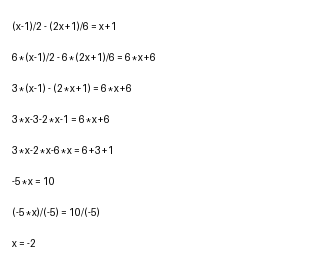
#> input picture markdown-studio/dev_options/tests/fixtures/ocr_multiline.png, 310 x 277 px; its folder holds only this picture in this run
$ python -i ocr_equation.py   (imports and definitions only)
#> lines starting #> are read from the running program, lines starting #| are printed output that depends on the picture; after the words box and inside, x2 and y2 are one past the last pixel; in counts of white or black regions, pixels touching at a corner belong together
#> further down, picture is the input picture: PIL image 310x277 RGB; min 3, max 255, mean 251.5
"""Optional pix2tex OCR with inspectable regions and output anomaly warnings.

Region detection is a layout heuristic, not equation recognition. Never infer
mathematical correctness or a confidence probability from these checks.
"""
from __future__ import annotations
import base64
import importlib.util
import io
import math
import re
import statistics
import threading
import warnings
from collections import Counter

_MODEL = None
_LOCK = threading.Lock()
MAX_REGIONS = 24


# [52 lines left out: functions status, decode_image, checked_rect, not called in this run]


def pixels(im, rect):
    a, b, c, d = checked_rect(rect)
    return (int(a * im.width), int(b * im.height), max(int(c * im.width), int(a * im.width) + 1), max(int(d * im.height), int(b * im.height) + 1))


def grayscale(im):
    from PIL import ImageOps
    gray = ImageOps.grayscale(im)
    # Detect dark background from border samples. No fixed binary threshold is
    # applied to the model input; preserve antialiasing and faint details.
    w, h = gray.size
#> w = 310; h = 277
    samples = [gray.getpixel((x, y)) for x in (0, w // 2, w - 1) for y in (0, h - 1)]
#> samples = [255, 255, 255, 255, 255, 255]
    if statistics.median(samples) < 110:
        gray = ImageOps.invert(gray)
    return ImageOps.autocontrast(gray, cutoff=0)


def ink_mask(im):
    gray = grayscale(im)
    return gray.point(lambda p: 255 if p < 180 else 0)
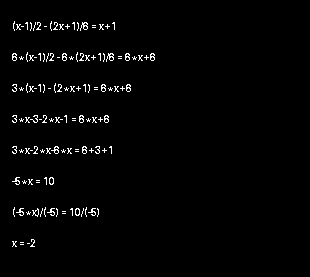
#> returned value: PIL image 310x277 L; 1.9% white in thin lines or dots, all inside (x1, y1, x2, y2) = (12, 21, 155, 247)


# [54 lines left out: function detect_regions, not called in this run]


def analyze(payload):
    return detect_regions(decode_image(payload.get('image', '')), payload)


def prepare(im):
    from PIL import ImageOps
    gray = grayscale(im)
    bbox = ink_mask(gray).getbbox()
#> bbox = (12, 21, 155, 247)
    if bbox is None:
        raise ValueError('Κενή περιοχή εικόνας.')
    gray = gray.crop(bbox)
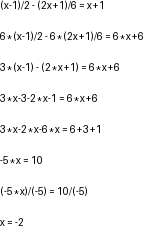
#> gray: PIL image 143x226 L; min 0, max 255, mean 245.5
    gray.thumbnail((2000, 1200))
    return ImageOps.expand(gray, border=12, fill=255).convert('RGB')
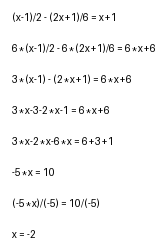
#> returned value: PIL image 167x250 RGB; min 0, max 255, mean 247.7


# [104 lines left out: functions quality_flags, combine_lines, _predict, recognize, not called in this run]

>>> from PIL import Image
>>> picture = Image.open('../dev_options/tests/fixtures/ocr_multiline.png')
>>> result = prepare(picture)
